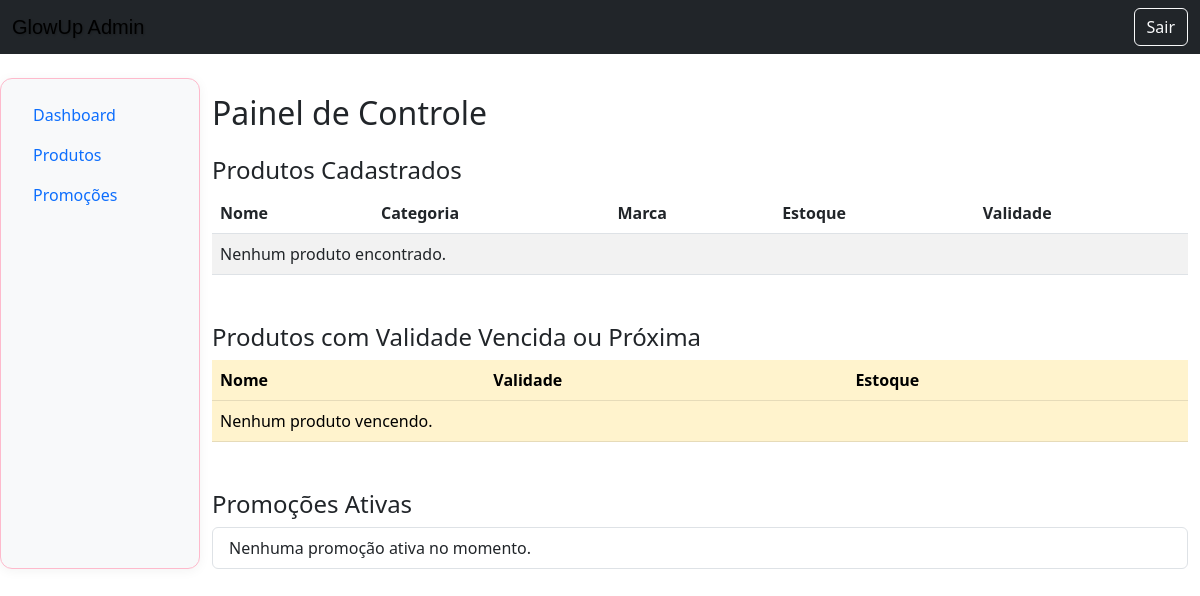
The page /painel/ on the database as committed earlier.
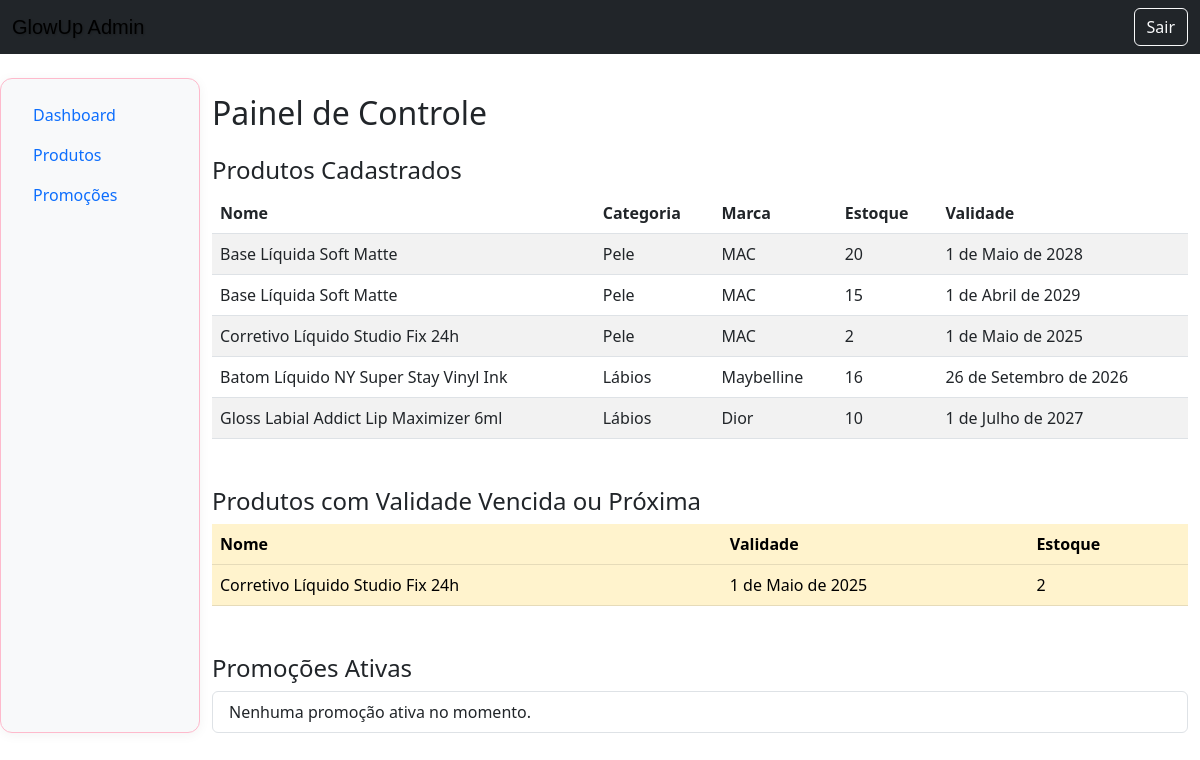
The same page on the database as committed later.
### produtos/models.py (models this page shows, shortened)
class Produto(models.Model):
    nome = models.CharField(max_length=100)
    categoria = models.ForeignKey(Categoria, on_delete=models.CASCADE)
    subcategoria = models.ForeignKey(Subcategoria, on_delete=models.CASCADE)
    marca = models.CharField(max_length=100)
    preco = models.DecimalField(max_digits=8, decimal_places=2)
    validade = models.DateField()
    cor = models.CharField(max_length=50)
    estoque = models.IntegerField()
    imagem = models.ImageField(upload_to='produtos/')

class Categoria(models.Model):
    nome = models.CharField(max_length=100)
    pai = models.ForeignKey('self', on_delete=models.CASCADE, null=True, blank=True, related_name='subcategorias')

### administracao/views.py (the view)
# urls.py: path('', views.dashboard, name='admin_dashboard'),
def dashboard(request):
    produtos = Produto.objects.all()
    produtos_vencendo = Produto.objects.filter(validade__lte=date.today())
    return render(request, 'administracao/dashboard.html', {
        'produtos': produtos,
        'vencendo': produtos_vencendo,
    })

### administracao/templates/administracao/dashboard.html (shortened to what this page needs)
{% extends 'base_admin.html' %}
{% block content %}
  <h2 class="mt-3">Painel de Controle</h2>
  <section class="mt-4">
    <h4>Produtos Cadastrados</h4>
    <table class="table table-striped">
      <thead>
        <tr>
          <th>Nome</th>
          <th>Categoria</th>
          <th>Marca</th>
          <th>Estoque</th>
          <th>Validade</th>
        </tr>
      </thead>
      <tbody>
        {% for produto in produtos %}
        <tr>
          <td>{{ produto.nome }}</td>
          <td>{{ produto.categoria.nome }}</td>
          <td>{{ produto.marca }}</td>
          <td>{{ produto.estoque }}</td>
          <td>{{ produto.validade }}</td>
        </tr>
        {% empty %}
        <tr>
          <td colspan="5">Nenhum produto encontrado.</td>
        </tr>
        {% endfor %}
      </tbody>
    </table>
  </section>
  <section class="mt-5">
    <h4>Produtos com Validade Vencida ou Próxima</h4>
    <table class="table table-warning">
      <thead>
        <tr>
          <th>Nome</th>
          <th>Validade</th>
          <th>Estoque</th>
        </tr>
      </thead>
      <tbody>
        {% for produto in vencendo %}
        <tr>
          <td>{{ produto.nome }}</td>
          <td>{{ produto.validade }}</td>
          <td>{{ produto.estoque }}</td>
        </tr>
        {% empty %}
        <tr>
          <td colspan="3">Nenhum produto vencendo.</td>
        </tr>
        {% endfor %}
      </tbody>
    </table>
  </section>
  <section class="mt-5">
  <h4>Promoções Ativas</h4>
  <ul class="list-group">
    {% for promo in promocoes %}
      <li class="list-group-item">
        <strong>{{ promo.tipo|title }}:</strong>
        {% for p in promo.produto.all %}{{ p.nome }}{% if not forloop.last %}, {% endif %}{% endfor %} –
        de {{ promo.data_inicio }} até {{ promo.data_fim }}
      </li>
    {% empty %}
      <li class="list-group-item">Nenhuma promoção ativa no momento.</li>
    {% endfor %}
  </ul>
</section>
{% endblock %}

### templates/base_admin.html (shortened to what this page needs)
<!DOCTYPE html>
<html lang="pt-BR">
<link rel="stylesheet" href="/templates/style.css">
<head>
  <link href="https://cdn.jsdelivr.net/npm/bootstrap@5.3.0/dist/css/bootstrap.min.css" rel="stylesheet">
</head>
<body>
  <nav class="navbar navbar-dark bg-dark mb-4">
    <div class="container-fluid">
      <span class="navbar-brand mb-0 h1">GlowUp Admin</span>
      <a href="{% url 'logout' %}" class="btn btn-outline-light">Sair</a>
    </div>
  </nav>
  <div class="container-fluid">
    <div class="row">
      <aside class="col-md-2 bg-light p-3">
        <ul class="nav flex-column">
          <li class="nav-item"><a class="nav-link" href="{% url 'admin_dashboard' %}">Dashboard</a></li>
          <li class="nav-item"><a class="nav-link" href="{% url 'admin_produtos' %}">Produtos</a></li>
          <li class="nav-item"><a class="nav-link" href="{% url 'admin_promocoes' %}">Promoções</a></li>
        </ul>
      </aside>
      <main class="col-md-10">
        {% block content %}{% endblock %}
      </main>
    </div>
  </div>
</body>
</html>

### static/css/style.css (style rules this page uses)
aside { background-color: #fff7f8; padding: 1.5rem; border-radius: 12px; box-shadow: 0 2px 12px rgba(0, 0, 0, 0.05); border: 1px solid #febacc; }
.list-group-item { background-color: transparent; border: none; padding-left: 0; }
.navbar-brand { font-family: "Raleway", sans-serif; font-optical-sizing: auto; font-style: normal; font-size: 1.5rem; font-weight: 700; color: black !important; text-shadow: 1px 1px 2px rgba(0, 0, 0, 0.2); transition: transform 0.2s ease, color 0.2s ease; }

Rows that differ between the two databases and show on the page:
added Produto: nome "Base Líquida Soft Matte", categoria.nome "Pele", marca "MAC", estoque "20", validade "1 de Maio de 2028", shown under "Produtos Cadastrados"
added Produto: nome "Base Líquida Soft Matte", categoria.nome "Pele", marca "MAC", estoque "15", validade "1 de Abril de 2029", shown under "Produtos Cadastrados"
added Produto: nome "Corretivo Líquido Studio Fix 24h", categoria.nome "Pele", marca "MAC", estoque "2", validade "1 de Maio de 2025"
added Produto: nome "Batom Líquido NY Super Stay Vinyl Ink", categoria.nome "Lábios", marca "Maybelline", estoque "16", validade "26 de Setembro de 2026", shown under "Produtos Cadastrados"
added Produto: nome "Gloss Labial Addict Lip Maximizer 6ml", categoria.nome "Lábios", marca "Dior", estoque "10", validade "1 de Julho de 2027", shown under "Produtos Cadastrados"
Other text that changed with them:
text no longer shown: "Nenhum produto encontrado. Nenhum produto vencendo."
